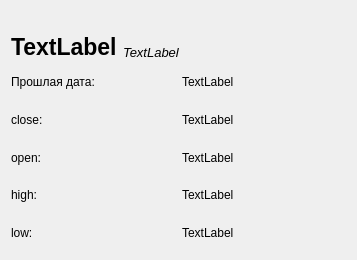
<?xml version="1.0" encoding="UTF-8"?>
<ui version="4.0">
 <class>Form</class>
 <widget class="QWidget" name="Form">
  <property name="windowModality">
   <enum>Qt::ApplicationModal</enum>
  </property>
  <property name="geometry">
   <rect>
    <x>0</x>
    <y>0</y>
    <width>357</width>
    <height>260</height>
   </rect>
  </property>
  <property name="windowTitle">
   <string>Изменения</string>
  </property>
  <layout class="QVBoxLayout" name="verticalLayout">
   <item>
    <layout class="QHBoxLayout" name="horizontalLayout">
     <item>
      <widget class="QLabel" name="ticker">
       <property name="font">
        <font>
         <pointsize>17</pointsize>
         <weight>75</weight>
         <bold>true</bold>
        </font>
       </property>
       <property name="text">
        <string>TextLabel</string>
       </property>
       <property name="alignment">
        <set>Qt::AlignBottom|Qt::AlignLeading|Qt::AlignLeft</set>
       </property>
      </widget>
     </item>
     <item>
      <widget class="QLabel" name="name">
       <property name="font">
        <font>
         <pointsize>10</pointsize>
         <italic>true</italic>
        </font>
       </property>
       <property name="text">
        <string>TextLabel</string>
       </property>
       <property name="alignment">
        <set>Qt::AlignBottom|Qt::AlignLeading|Qt::AlignLeft</set>
       </property>
      </widget>
     </item>
     <item>
      <spacer name="horizontalSpacer">
       <property name="orientation">
        <enum>Qt::Horizontal</enum>
       </property>
       <property name="sizeHint" stdset="0">
        <size>
         <width>40</width>
         <height>20</height>
        </size>
       </property>
      </spacer>
     </item>
    </layout>
   </item>
   <item>
    <layout class="QGridLayout" name="gridLayout">
     <item row="0" column="0">
      <widget class="QLabel" name="label_3">
       <property name="minimumSize">
        <size>
         <width>0</width>
         <height>32</height>
        </size>
       </property>
       <property name="text">
        <string>Прошлая дата:</string>
       </property>
      </widget>
     </item>
     <item row="2" column="0">
      <widget class="QLabel" name="label_5">
       <property name="minimumSize">
        <size>
         <width>0</width>
         <height>31</height>
        </size>
       </property>
       <property name="text">
        <string>open:</string>
       </property>
      </widget>
     </item>
     <item row="4" column="0">
      <widget class="QLabel" name="label_7">
       <property name="minimumSize">
        <size>
         <width>0</width>
         <height>32</height>
        </size>
       </property>
       <property name="text">
        <string>low:</string>
       </property>
      </widget>
     </item>
     <item row="1" column="0">
      <widget class="QLabel" name="label_4">
       <property name="minimumSize">
        <size>
         <width>0</width>
         <height>32</height>
        </size>
       </property>
       <property name="text">
        <string>close:</string>
       </property>
      </widget>
     </item>
     <item row="3" column="0">
      <widget class="QLabel" name="label_6">
       <property name="minimumSize">
        <size>
         <width>0</width>
         <height>32</height>
        </size>
       </property>
       <property name="text">
        <string>high:</string>
       </property>
      </widget>
     </item>
     <item row="0" column="1">
      <widget class="QLabel" name="lb_date">
       <property name="text">
        <string>TextLabel</string>
       </property>
      </widget>
     </item>
     <item row="1" column="1">
      <widget class="QLabel" name="lb_close">
       <property name="text">
        <string>TextLabel</string>
       </property>
      </widget>
     </item>
     <item row="2" column="1">
      <widget class="QLabel" name="lb_open">
       <property name="text">
        <string>TextLabel</string>
       </property>
      </widget>
     </item>
     <item row="3" column="1">
      <widget class="QLabel" name="lb_high">
       <property name="text">
        <string>TextLabel</string>
       </property>
      </widget>
     </item>
     <item row="4" column="1">
      <widget class="QLabel" name="lb_low">
       <property name="text">
        <string>TextLabel</string>
       </property>
      </widget>
     </item>
    </layout>
   </item>
  </layout>
 </widget>
 <resources/>
 <connections/>
</ui>
